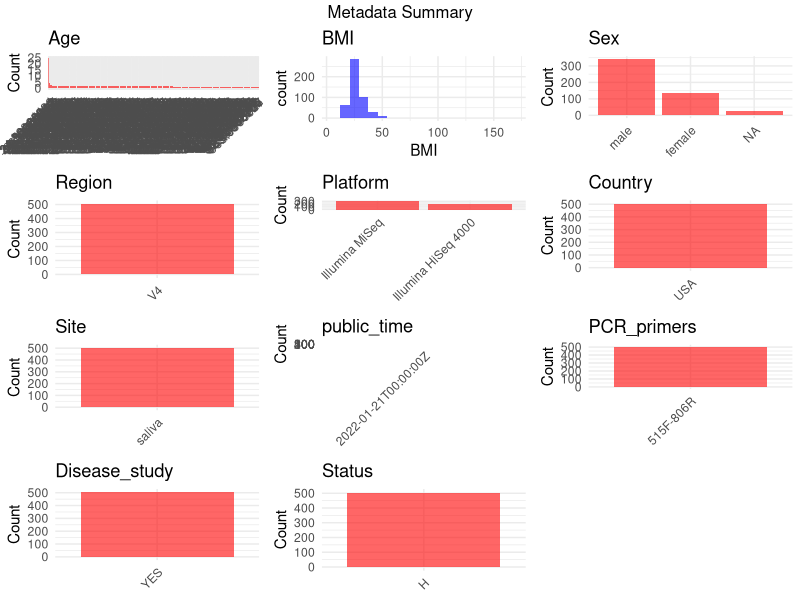

Here is the R script that generated this plot:
## ---- chunk 1
# Load necessary libraries
library(dplyr)
library(ggplot2)
library(gridExtra)

# Set working directory (update this path to your local directory)
setwd("D:/metadata/PRJEB50306")

# Read the initial metadata files
initial_meta <- read.csv("SraRunTable.csv", header = TRUE)
#initial_meta1 <- read.csv("SraRunTable1.csv", header = TRUE)

# Combine the two metadata files
meta <- rbind(initial_meta)

# Remove entries where Organism is "gut metagenome" (non-oral samples)
meta <- subset(meta, Organism == "human oral metagenome")

# Check the number of samples containing "HT" in Sample.Name (e.g., healthy controls)
nrow(subset(meta, grepl("HT", Sample.Name)))

# Display the first few rows of the metadata
head(meta)
## ---- chunk 2
# Create a uniform metadata dataframe
metadata <- data.frame(
  BioProject = meta$BioProject,
  Run = meta$Run,
  sample_name = meta$Sample.Name,
  Age = meta$Host_age,  # To be filled Update based on you metadata
  BMI = meta$BMI,  # To be filled based on you metadata
  Sex = meta$sex,  # To be filled based on you metadata
  Region = "V4",  # Update if different for your study
  Platform = meta$Instrument,
  Country = meta$geo_loc_name_country,
  Site = meta$env_material, # other names of this columns such as env_median, env_material
  public_time = meta$ReleaseDate,
  stringsAsFactors = FALSE
)
## ---- chunk 3
# Add information obtained from the publication
metadata$PCR_primers <- "515F-806R"  # Update based on the publication
metadata$title <- "Early microbial markers of periodontal and cardiometabolic diseases in ORIGINS"
metadata$Disease_study <- "YES"
metadata$Status <- "H"
# Assign disease status based on sample_name patterns
metadata <- metadata %>%
  mutate(Sex = case_when(
    meta$sex == "0" ~ "female",
    meta$sex == "1" ~ "male"
  ))
## ---- chunk 4
# Check the number of unique runs and sample names
print(paste("Number of unique runs:", length(unique(metadata$Run))))
print(paste("Number of unique sample names:", length(unique(metadata$sample_name))))
## ---- chunk 5
# Select columns for visualization
plot_data <- metadata %>%
  select(-BioProject, -Run, -sample_name, -title)

# Function to create simple plots for each column
create_simple_plots <- function(data) {
  plots <- list()
  
  for (col in colnames(data)) {
    # Check if the column is all NA
    if (all(is.na(data[[col]]))) {
      # Create an empty plot with text indicating all NA
      p <- ggplot() +
        annotate("text", x = 0.5, y = 0.5, label = "this column is NA", size = 6) +
        labs(title = col) +
        theme_void()
    } else if (is.numeric(data[[col]])) {
      # Numeric variable: histogram
      p <- ggplot(data, aes(x = .data[[col]])) +
        geom_histogram(fill = "blue", alpha = 0.6, bins = 20, na.rm = TRUE) +
        labs(title = col) +
        theme_minimal()
    } else {
      # Categorical variable: bar plot (remove NA values)
      count_data <- as.data.frame(table(data[[col]], useNA = "ifany"))
      p <- ggplot(count_data, aes(x = reorder(Var1, -Freq), y = Freq)) +
        geom_col(fill = "red", alpha = 0.6) +
        labs(title = col, x = NULL, y = "Count") +
        theme_minimal() +
        theme(axis.text.x = element_text(angle = 45, hjust = 1))
    }
    plots[[col]] <- p
  }
  
  return(plots)
}

# Generate and arrange plots
plots <- create_simple_plots(plot_data)
grid.arrange(grobs = plots, ncol = 3, top = "Metadata Summary")
## ---- chunk 6
# Reorder columns to match the desired format
metadata <- metadata[, c(
  "BioProject", "Run", "sample_name", "Age", "BMI", "Sex", 
  "Region", "Platform", "Country", "Site", "public_time", 
  "PCR_primers", "title", "Disease_study", "Status"
)]

# Export the uniform metadata to a CSV file
write.csv(metadata, file = "metadata.csv", quote = FALSE)
